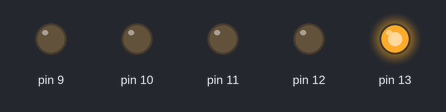
Bench run of a sketch on a simulated Arduino Uno, built with avr-gcc and run on an emulated ATmega328P. On the bench: output pins drawn as LEDs (lit = HIGH).

Above: at 0.05 s.
At 0.32 s:
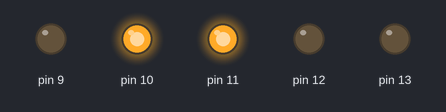
At 0.77 s:
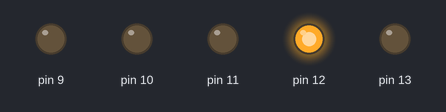
At 1.47 s:
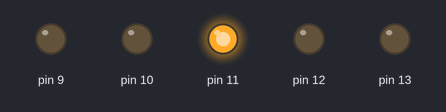
At 2.17 s:
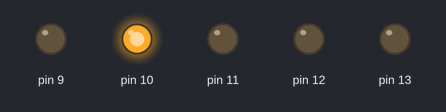
At 2.92 s:
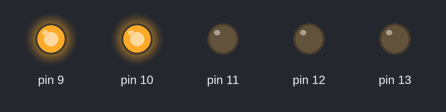
Timing chart, 0 to 3.2 s (numbered marks = the images above):
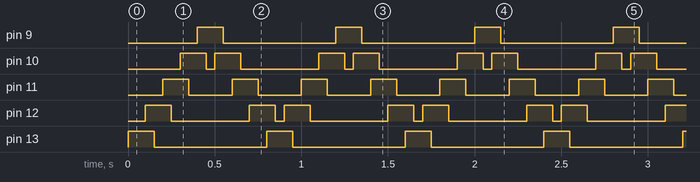

Measured:
- by itself, pin 9, pin 13: alternates HIGH for 0.15 s and LOW for 0.65 s
- by itself, pin 10: repeats every 0.80 s: LOW 0.05 s, HIGH 0.15 s, LOW 0.45 s, HIGH 0.15 s
- by itself, pin 11: alternates HIGH for 0.15 s and LOW for 0.25 s
- by itself, pin 12: repeats every 0.80 s: LOW 0.45 s, HIGH 0.15 s, LOW 0.05 s, HIGH 0.15 s

The sketch:

chasing_led.ino
```cpp
#define d 50

void setup() {
  pinMode(13, OUTPUT);
  pinMode(12, OUTPUT);
  pinMode(11, OUTPUT);
  pinMode(10, OUTPUT);
  pinMode(9, OUTPUT);
}

void loop() {
  digitalWrite(13, HIGH);
  delay(d);
  digitalWrite(12, LOW);
  delay(d);
  digitalWrite(12, HIGH);
  delay(d);
  digitalWrite(13, LOW);
  delay(d);
  digitalWrite(11, HIGH);
  delay(d);
  digitalWrite(12, LOW);
  delay(d);
  digitalWrite(10, HIGH);
  delay(d);
  digitalWrite(11, LOW);
  delay(d);
  digitalWrite(9, HIGH);
  delay(d);
  digitalWrite(10, LOW);
  delay(d);
  digitalWrite(10, HIGH);
  delay(d);
  digitalWrite(9, LOW);
  delay(d);
  digitalWrite(11, HIGH);
  delay(d);
  digitalWrite(10, LOW);
  delay(d);
  digitalWrite(12, HIGH);
  delay(d);
  digitalWrite(11, LOW);
  delay(d);
}
```
